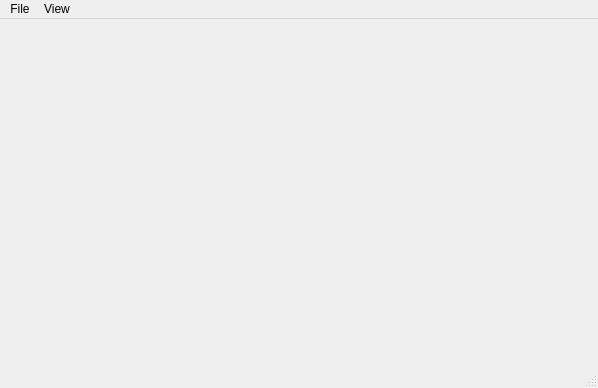
<?xml version="1.0" encoding="UTF-8"?>
<ui version="4.0">
 <class>MainWindow</class>
 <widget class="QMainWindow" name="MainWindow">
  <property name="geometry">
   <rect>
    <x>0</x>
    <y>0</y>
    <width>598</width>
    <height>388</height>
   </rect>
  </property>
  <property name="windowTitle">
   <string>MainWindow</string>
  </property>
  <widget class="QWidget" name="centralwidget"/>
  <widget class="QMenuBar" name="menubar">
   <property name="geometry">
    <rect>
     <x>0</x>
     <y>0</y>
     <width>598</width>
     <height>20</height>
    </rect>
   </property>
   <widget class="QMenu" name="menuFile">
    <property name="title">
     <string>File</string>
    </property>
    <addaction name="actionOpen"/>
    <addaction name="separator"/>
    <addaction name="actionQuit"/>
   </widget>
   <widget class="QMenu" name="menuView">
    <property name="title">
     <string>View</string>
    </property>
    <addaction name="actionSet_Font_Bigger"/>
    <addaction name="actionSet_Font_Smaller"/>
    <addaction name="actionSet_Lines_Bigger"/>
    <addaction name="actionSet_Lines_Smaller"/>
   </widget>
   <addaction name="menuFile"/>
   <addaction name="menuView"/>
  </widget>
  <widget class="QStatusBar" name="statusbar"/>
  <action name="actionOpen">
   <property name="text">
    <string>Open</string>
   </property>
  </action>
  <action name="action">
   <property name="text">
    <string>_</string>
   </property>
  </action>
  <action name="actionQuit">
   <property name="text">
    <string>Quit</string>
   </property>
  </action>
  <action name="actionSet_Font_Bigger">
   <property name="text">
    <string>Set Font Bigger</string>
   </property>
  </action>
  <action name="actionSet_Font_Smaller">
   <property name="text">
    <string>Set Font Smaller</string>
   </property>
  </action>
  <action name="actionSet_Lines_Bigger">
   <property name="text">
    <string>Set Lines Bigger</string>
   </property>
  </action>
  <action name="actionSet_Lines_Smaller">
   <property name="text">
    <string>Set Lines Smaller</string>
   </property>
  </action>
 </widget>
 <resources/>
 <connections>
  <connection>
   <sender>actionOpen</sender>
   <signal>triggered()</signal>
   <receiver>MainWindow</receiver>
   <slot>show()</slot>
   <hints>
    <hint type="sourcelabel">
     <x>-1</x>
     <y>-1</y>
    </hint>
    <hint type="destinationlabel">
     <x>298</x>
     <y>193</y>
    </hint>
   </hints>
  </connection>
 </connections>
</ui>
